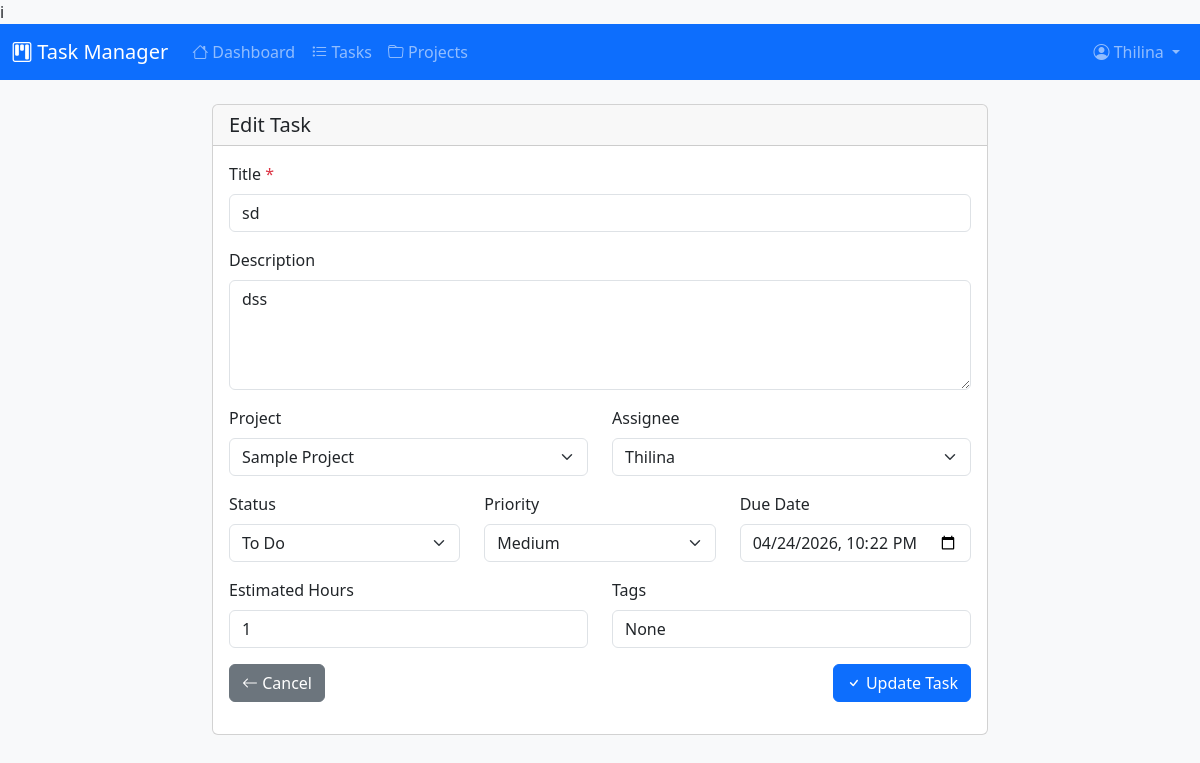
The app's page /tasks/4/edit (signed in) with its own data.
### models.py (models this page shows)
class User(Base):
    __tablename__ = "users"
    id = Column(Integer, primary_key=True, index=True)
    username = Column(String(50), unique=True, nullable=False, index=True)
    email = Column(String(100), unique=True, nullable=False, index=True)
    full_name = Column(String(100), nullable=False)
    hashed_password = Column(String(255), nullable=False)
    is_active = Column(Boolean, default=True)
    is_admin = Column(Boolean, default=False)
    avatar_url = Column(String(255), nullable=True)
    created_at = Column(DateTime, default=datetime.utcnow)
    updated_at = Column(DateTime, default=datetime.utcnow, onupdate=datetime.utcnow)
    team_id = Column(Integer, ForeignKey("teams.id"), nullable=True)
    team = relationship("Team", back_populates="members")
    created_tasks = relationship("Task", back_populates="creator", foreign_keys="Task.created_by")
    assigned_tasks = relationship("Task", back_populates="assignee", foreign_keys="Task.assigned_to")
    comments = relationship("Comment", back_populates="author")

class Task(Base):
    __tablename__ = "tasks"
    id = Column(Integer, primary_key=True, index=True)
    title = Column(String(200), nullable=False)
    description = Column(Text, nullable=True)
    status = Column(Enum(TaskStatus), default=TaskStatus.TODO)
    priority = Column(Enum(TaskPriority), default=TaskPriority.MEDIUM)
    due_date = Column(DateTime, nullable=True)
    estimated_hours = Column(Integer, nullable=True)
    actual_hours = Column(Integer, nullable=True)
    tags = Column(String(255), nullable=True)  # Comma-separated tags
    attachment_count = Column(Integer, default=0)
    comment_count = Column(Integer, default=0)
    view_count = Column(Integer, default=0)
    is_favorite = Column(Boolean, default=False)
    created_at = Column(DateTime, default=datetime.utcnow)
    updated_at = Column(DateTime, default=datetime.utcnow, onupdate=datetime.utcnow)
    completed_at = Column(DateTime, nullable=True)
    project_id = Column(Integer, ForeignKey("projects.id"), nullable=True)
    created_by = Column(Integer, ForeignKey("users.id"), nullable=True)
    assigned_to = Column(Integer, ForeignKey("users.id"), nullable=True)
    project = relationship("Project", back_populates="tasks")
    creator = relationship("User", back_populates="created_tasks", foreign_keys=[created_by])
    assignee = relationship("User", back_populates="assigned_tasks", foreign_keys=[assigned_to])
    comments = relationship("Comment", back_populates="task", cascade="all, delete-orphan")

class Project(Base):
    __tablename__ = "projects"
    id = Column(Integer, primary_key=True, index=True)
    name = Column(String(100), nullable=False)
    description = Column(Text, nullable=True)
    color = Column(String(7), default="#007bff")  # Hex color
    is_active = Column(Boolean, default=True)
    created_at = Column(DateTime, default=datetime.utcnow)
    updated_at = Column(DateTime, default=datetime.utcnow, onupdate=datetime.utcnow)
    team_id = Column(Integer, ForeignKey("teams.id"), nullable=True)
    team = relationship("Team", back_populates="projects")
    tasks = relationship("Task", back_populates="project", cascade="all, delete-orphan")

### main.py (the view)
@app.get("/tasks/{task_id}/edit", response_class=HTMLResponse)
async def edit_task_page(request: Request, task_id: int, db: Session = Depends(get_db)):
    user = get_current_user(request, db)
    if not user:
        return RedirectResponse(url="/login")
    task = db.query(Task).filter(Task.id == task_id).first()
    if not task:
        raise HTTPException(status_code=404, detail="Task not found")
    projects = db.query(Project).filter(Project.is_active == True).all()
    users = db.query(User).filter(User.is_active == True).all()
    return templates.TemplateResponse(request, "task_form.html", {
        "user": user,
        "task": task,
        "projects": projects,
        "users": users,
        "action": "edit"
    })

### templates/task_form.html (shortened to what this page needs)
i{% extends "base.html" %}
{% block content %}
<div class="row justify-content-center">
    <div class="col-lg-8">
        <div class="card">
            <div class="card-header">
                <h5 class="mb-0">
                    {{ 'Edit Task' if action == 'edit' else 'Create New Task' }}
                </h5>
            </div>
            <div class="card-body">
                <form id="task-form">
                    <div class="mb-3">
                        <label for="title" class="form-label">Title <span class="text-danger">*</span></label>
                        <input type="text" class="form-control" id="title" name="title" required
                               value="{{ task.title if task else '' }}">
                    </div>
                    <div class="mb-3">
                        <label for="description" class="form-label">Description</label>
                        <textarea class="form-control" id="description" name="description" rows="4">{{ task.description if task else '' }}</textarea>
                    </div>
                    <div class="row">
                        <div class="col-md-6 mb-3">
                            <label for="project_id" class="form-label">Project</label>
                            <select class="form-select" id="project_id" name="project_id">
                                {% for project in projects %}
                                <option value="{{ project.id }}" {% if task and task.project_id == project.id %}selected{% endif %}>
                                    {{ project.name }}
                                </option>
                                {% endfor %}
                            </select>
                        </div>
                        <div class="col-md-6 mb-3">
                            <label for="assigned_to" class="form-label">Assignee</label>
                            <select class="form-select" id="assigned_to" name="assigned_to">
                                {% for u in users %}
                                <option value="{{ u.id }}" {% if task and task.assigned_to == u.id %}selected{% endif %}>
                                    {{ u.full_name }}
                                </option>
                                {% endfor %}
                            </select>
                        </div>
                    </div>
                    <div class="row">
                        <div class="col-md-4 mb-3">
                            <label for="status" class="form-label">Status</label>
                            <select class="form-select" id="status" name="status">
                                <option value="todo" {% if task and task.status.value == 'todo' %}selected{% endif %}>To Do</option>
                            </select>
                        </div>
                        <div class="col-md-4 mb-3">
                            <label for="priority" class="form-label">Priority</label>
                            <select class="form-select" id="priority" name="priority">
                                <option value="medium" {% if not task or task.priority.value == 'medium' %}selected{% endif %}>Medium</option>
                            </select>
                        </div>
                        <div class="col-md-4 mb-3">
                            <label for="due_date" class="form-label">Due Date</label>
                            <input type="datetime-local" class="form-control" id="due_date" name="due_date"
                                   value="{{ task.due_date.strftime('%Y-%m-%dT%H:%M') if task and task.due_date else '' }}">
                        </div>
                    </div>
                    <div class="row">
                        <div class="col-md-6 mb-3">
                            <label for="estimated_hours" class="form-label">Estimated Hours</label>
                            <input type="number" class="form-control" id="estimated_hours" name="estimated_hours"
                                   min="0" value="{{ task.estimated_hours if task and task.estimated_hours else '' }}">
                        </div>
                        <div class="col-md-6 mb-3">
                            <label for="tags" class="form-label">Tags</label>
                            <input type="text" class="form-control" id="tags" name="tags"
                                   placeholder="Enter tags separated by commas"
                                   value="{{ task.tags if task else '' }}">
                        </div>
                    </div>
                    <div class="d-flex justify-content-between">
                        <a href="/tasks" class="btn btn-secondary">
                            <i class="bi bi-arrow-left"></i> Cancel
                        </a>
                        <button type="submit" class="btn btn-primary" id="submit-btn">
                            <i class="bi bi-check"></i>
                            {{ 'Update Task' if action == 'edit' else 'Create Task' }}
                        </button>
                    </div>
                </form>
            </div>
        </div>
    </div>
</div>
{% endblock %}

### templates/base.html (shortened to what this page needs)
<!DOCTYPE html>
<html lang="en">
<head>
    <link href="https://cdn.jsdelivr.net/npm/bootstrap@5.3.3/dist/css/bootstrap.min.css" rel="stylesheet">
    <link href="https://cdn.jsdelivr.net/npm/bootstrap-icons@1.11.3/font/bootstrap-icons.min.css" rel="stylesheet">
    <link href="/static/css/custom.css" rel="stylesheet">
</head>
<body class="bg-light">
    {% if user %}
    <nav class="navbar navbar-expand-lg navbar-dark bg-primary">
        <div class="container-fluid">
            <a class="navbar-brand" href="/">
                <i class="bi bi-kanban"></i> Task Manager
            </a>
            <div class="collapse navbar-collapse" id="navbarNav">
                <ul class="navbar-nav me-auto">
                    <li class="nav-item">
                        <a class="nav-link" href="/"><i class="bi bi-house"></i> Dashboard</a>
                    </li>
                    <li class="nav-item">
                        <a class="nav-link" href="/tasks"><i class="bi bi-list-task"></i> Tasks</a>
                    </li>
                    <li class="nav-item">
                        <a class="nav-link" href="/projects"><i class="bi bi-folder"></i> Projects</a>
                    </li>
                </ul>
                <ul class="navbar-nav">
                    <li class="nav-item dropdown">
                        <a class="nav-link dropdown-toggle" href="#" id="userDropdown" role="button" data-bs-toggle="dropdown">
                            <i class="bi bi-person-circle"></i> {{ user.full_name }}
                        </a>
                    </li>
                </ul>
            </div>
        </div>
    </nav>
    {% endif %}
    <main class="container-fluid py-4">
        {% block content %}{% endblock %}
    </main>
</body>
</html>

### static/css/custom.css (style rules this page uses)
.card { transition: transform 0.2s, box-shadow 0.2s; }
.navbar-brand { transition: transform 0.2s; }
.btn { transition: all 0.2s; }

### records on screen
User: full_name "Thilina"
Task: title "sd", description "dss", project_id "Sample Project", assigned_to "Thilina", status "To Do", priority "Medium", due_date "04/24/2026 22:22", estimated_hours "1", tags "None"

### other values on screen
{{ 'Edit Task' if action == 'edit' else 'Create New Task' }} "Edit Task"
{{ 'Update Task' if action == 'edit' else 'Create Task' }} "Update Task"
